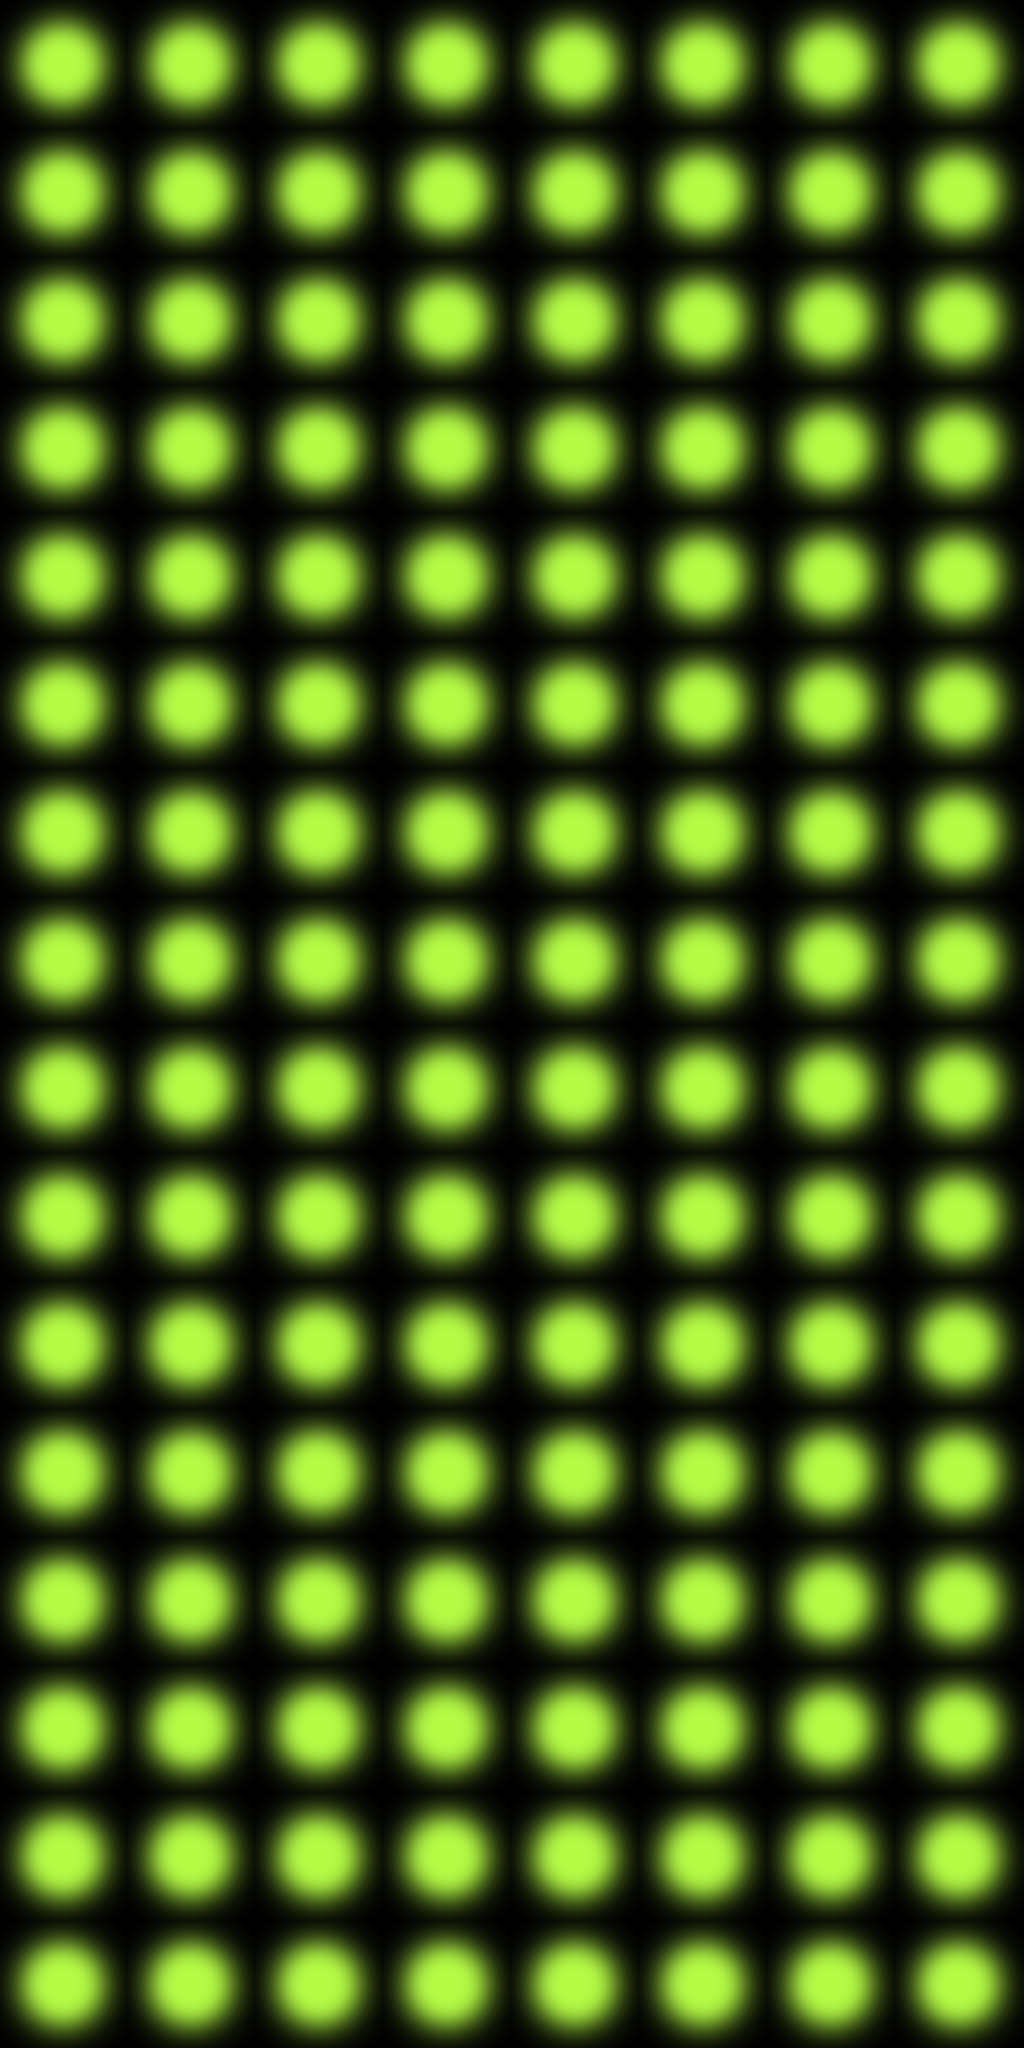

A 2D game scene composited from a Tiled map and its tileset images. What follows is a short description and the map's XML, with each tile layer's data collapsed to a summary:
An orthogonal 8x16 tile map with 256x256 px tiles, 1 tile layer (Tile Layer 1).

<map version="1.0" orientation="orthogonal" width="8" height="16" tilewidth="256" tileheight="256">
 <tileset firstgid="1" name="bg2" tilewidth="256" tileheight="256">
  <image source="bg2.png" width="256" height="256" />
 </tileset>
 <layer name="Tile Layer 1" width="8" height="16">
  <data>[128 cells, 128 non-empty, 1 distinct tile ids]</data>
 </layer>
</map>